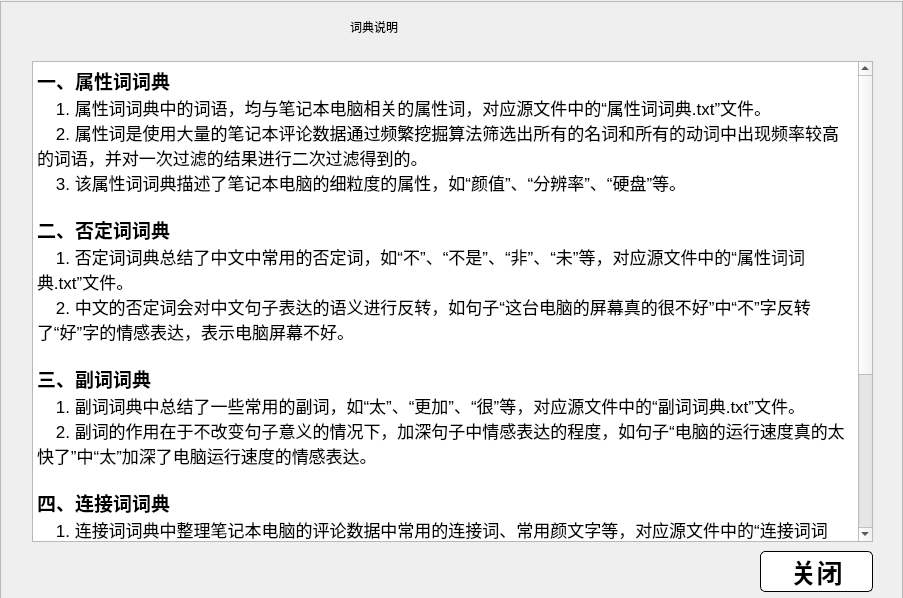
<?xml version="1.0" encoding="UTF-8"?>
<ui version="4.0">
 <class>Dialog</class>
 <widget class="QDialog" name="Dialog">
  <property name="geometry">
   <rect>
    <x>0</x>
    <y>0</y>
    <width>903</width>
    <height>598</height>
   </rect>
  </property>
  <property name="windowTitle">
   <string>Dialog</string>
  </property>
  <widget class="QFrame" name="frame">
   <property name="geometry">
    <rect>
     <x>0</x>
     <y>1</y>
     <width>903</width>
     <height>598</height>
    </rect>
   </property>
   <property name="styleSheet">
    <string notr="true">QLabel{
	
	font: 30pt &quot;Helvetica Neue&quot;;
}</string>
   </property>
   <property name="frameShape">
    <enum>QFrame::StyledPanel</enum>
   </property>
   <property name="frameShadow">
    <enum>QFrame::Raised</enum>
   </property>
   <widget class="QLabel" name="labelDict">
    <property name="geometry">
     <rect>
      <x>350</x>
      <y>0</y>
      <width>221</width>
      <height>51</height>
     </rect>
    </property>
    <property name="text">
     <string>词典说明</string>
    </property>
   </widget>
   <widget class="QTextBrowser" name="textBrowserDict">
    <property name="geometry">
     <rect>
      <x>32</x>
      <y>60</y>
      <width>841</width>
      <height>481</height>
     </rect>
    </property>
    <property name="html">
     <string>&lt;!DOCTYPE HTML PUBLIC &quot;-//W3C//DTD HTML 4.0//EN&quot; &quot;http://www.w3.org/TR/REC-html40/strict.dtd&quot;&gt;
&lt;html&gt;&lt;head&gt;&lt;meta name=&quot;qrichtext&quot; content=&quot;1&quot; /&gt;&lt;style type=&quot;text/css&quot;&gt;
p, li { white-space: pre-wrap; }
&lt;/style&gt;&lt;/head&gt;&lt;body style=&quot; font-family:'SimSun'; font-size:9pt; font-weight:400; font-style:normal;&quot;&gt;
&lt;p style=&quot; margin-top:0px; margin-bottom:0px; margin-left:0px; margin-right:0px; -qt-block-indent:0; text-indent:0px;&quot;&gt;&lt;span style=&quot; font-family:'.SF NS Text'; font-size:14pt; font-weight:600;&quot;&gt;一、属性词词典&lt;/span&gt;&lt;/p&gt;
&lt;p style=&quot; margin-top:0px; margin-bottom:0px; margin-left:0px; margin-right:0px; -qt-block-indent:0; text-indent:0px;&quot;&gt;&lt;span style=&quot; font-family:'.SF NS Text'; font-size:13pt;&quot;&gt;    1. 属性词词典中的词语，均与笔记本电脑相关的属性词，对应源文件中的“属性词词典.txt”文件。&lt;/span&gt;&lt;/p&gt;
&lt;p style=&quot; margin-top:0px; margin-bottom:0px; margin-left:0px; margin-right:0px; -qt-block-indent:0; text-indent:0px;&quot;&gt;&lt;span style=&quot; font-family:'.SF NS Text'; font-size:13pt;&quot;&gt;    2. 属性词是使用大量的笔记本评论数据通过频繁挖掘算法筛选出所有的名词和所有的动词中出现频率较高的词语，并对一次过滤的结果进行二次过滤得到的。&lt;/span&gt;&lt;/p&gt;
&lt;p style=&quot; margin-top:0px; margin-bottom:0px; margin-left:0px; margin-right:0px; -qt-block-indent:0; text-indent:0px;&quot;&gt;&lt;span style=&quot; font-family:'.SF NS Text'; font-size:13pt;&quot;&gt;    3. 该属性词词典描述了笔记本电脑的细粒度的属性，如“颜值”、“分辨率”、“硬盘”等。&lt;/span&gt;&lt;/p&gt;
&lt;p style=&quot; margin-top:0px; margin-bottom:0px; margin-left:0px; margin-right:0px; -qt-block-indent:0; text-indent:0px;&quot;&gt;&lt;span style=&quot; font-family:'.SF NS Text'; font-size:13pt;&quot;&gt;	&lt;/span&gt;&lt;/p&gt;
&lt;p style=&quot; margin-top:0px; margin-bottom:0px; margin-left:0px; margin-right:0px; -qt-block-indent:0; text-indent:0px;&quot;&gt;&lt;span style=&quot; font-family:'.SF NS Text'; font-size:14pt; font-weight:600;&quot;&gt;二、否定词词典&lt;/span&gt;&lt;/p&gt;
&lt;p style=&quot; margin-top:0px; margin-bottom:0px; margin-left:0px; margin-right:0px; -qt-block-indent:0; text-indent:0px;&quot;&gt;&lt;span style=&quot; font-family:'.SF NS Text'; font-size:13pt;&quot;&gt;    1. 否定词词典总结了中文中常用的否定词，如“不”、“不是”、“非”、“未”等，对应源文件中的“属性词词典.txt”文件。&lt;/span&gt;&lt;/p&gt;
&lt;p style=&quot; margin-top:0px; margin-bottom:0px; margin-left:0px; margin-right:0px; -qt-block-indent:0; text-indent:0px;&quot;&gt;&lt;span style=&quot; font-family:'.SF NS Text'; font-size:13pt;&quot;&gt;    2. 中文的否定词会对中文句子表达的语义进行反转，如句子“这台电脑的屏幕真的很不好”中“不”字反转了“好”字的情感表达，表示电脑屏幕不好。&lt;/span&gt;&lt;/p&gt;
&lt;p style=&quot;-qt-paragraph-type:empty; margin-top:0px; margin-bottom:0px; margin-left:0px; margin-right:0px; -qt-block-indent:0; text-indent:0px; font-family:'.SF NS Text'; font-size:13pt;&quot;&gt;&lt;br /&gt;&lt;/p&gt;
&lt;p style=&quot; margin-top:0px; margin-bottom:0px; margin-left:0px; margin-right:0px; -qt-block-indent:0; text-indent:0px;&quot;&gt;&lt;span style=&quot; font-family:'.SF NS Text'; font-size:14pt; font-weight:600;&quot;&gt;三、副词词典&lt;/span&gt;&lt;/p&gt;
&lt;p style=&quot; margin-top:0px; margin-bottom:0px; margin-left:0px; margin-right:0px; -qt-block-indent:0; text-indent:0px;&quot;&gt;&lt;span style=&quot; font-family:'.SF NS Text'; font-size:13pt;&quot;&gt;    1. 副词词典中总结了一些常用的副词，如“太”、“更加”、“很”等，对应源文件中的“副词词典.txt”文件。&lt;/span&gt;&lt;/p&gt;
&lt;p style=&quot; margin-top:0px; margin-bottom:0px; margin-left:0px; margin-right:0px; -qt-block-indent:0; text-indent:0px;&quot;&gt;&lt;span style=&quot; font-family:'.SF NS Text'; font-size:13pt;&quot;&gt;    2. 副词的作用在于不改变句子意义的情况下，加深句子中情感表达的程度，如句子“电脑的运行速度真的太快了”中“太”加深了电脑运行速度的情感表达。&lt;/span&gt;&lt;/p&gt;
&lt;p style=&quot;-qt-paragraph-type:empty; margin-top:0px; margin-bottom:0px; margin-left:0px; margin-right:0px; -qt-block-indent:0; text-indent:0px; font-family:'.SF NS Text'; font-size:13pt;&quot;&gt;&lt;br /&gt;&lt;/p&gt;
&lt;p style=&quot; margin-top:0px; margin-bottom:0px; margin-left:0px; margin-right:0px; -qt-block-indent:0; text-indent:0px;&quot;&gt;&lt;span style=&quot; font-family:'.SF NS Text'; font-size:14pt; font-weight:600;&quot;&gt;四、连接词词典&lt;/span&gt;&lt;/p&gt;
&lt;p style=&quot; margin-top:0px; margin-bottom:0px; margin-left:0px; margin-right:0px; -qt-block-indent:0; text-indent:0px;&quot;&gt;&lt;span style=&quot; font-family:'.SF NS Text'; font-size:13pt;&quot;&gt;    1. 连接词词典中整理笔记本电脑的评论数据中常用的连接词、常用颜文字等，对应源文件中的“连接词词典.txt”文件。&lt;/span&gt;&lt;/p&gt;
&lt;p style=&quot; margin-top:0px; margin-bottom:0px; margin-left:0px; margin-right:0px; -qt-block-indent:0; text-indent:0px;&quot;&gt;&lt;span style=&quot; font-family:'.SF NS Text'; font-size:13pt;&quot;&gt;    2. 连接词的目的是去掉评论文本中无意义的词语，而为了能够在去停用词时过滤掉颜文字，在连接词中还加入了常用的38个颜文字，为了使这些颜文字在中文分词的过程中被正确分开，&lt;/span&gt;&lt;/p&gt;
&lt;p style=&quot;-qt-paragraph-type:empty; margin-top:0px; margin-bottom:0px; margin-left:0px; margin-right:0px; -qt-block-indent:0; text-indent:0px; font-family:'.SF NS Text'; font-size:13pt;&quot;&gt;&lt;br /&gt;&lt;/p&gt;
&lt;p style=&quot; margin-top:0px; margin-bottom:0px; margin-left:0px; margin-right:0px; -qt-block-indent:0; text-indent:0px;&quot;&gt;&lt;span style=&quot; font-family:'.SF NS Text'; font-size:14pt; font-weight:600;&quot;&gt;五、停用词词典&lt;/span&gt;&lt;/p&gt;
&lt;p style=&quot; margin-top:0px; margin-bottom:0px; margin-left:0px; margin-right:0px; -qt-block-indent:0; text-indent:0px;&quot;&gt;&lt;span style=&quot; font-family:'.SF NS Text'; font-size:13pt;&quot;&gt;    1. 停用词词典中整理了生活中常用的语气词、介词、HTML中一些无用符号等，对应源文件中的“停用词词典.txt”文件。&lt;/span&gt;&lt;/p&gt;
&lt;p style=&quot; margin-top:0px; margin-bottom:0px; margin-left:0px; margin-right:0px; -qt-block-indent:0; text-indent:0px;&quot;&gt;&lt;span style=&quot; font-family:'.SF NS Text'; font-size:13pt;&quot;&gt;    2. 停用词的目的是为了去掉评论文本中的无用词语，减少噪音，提高结果的准确率。&lt;/span&gt;&lt;/p&gt;
&lt;p style=&quot;-qt-paragraph-type:empty; margin-top:0px; margin-bottom:0px; margin-left:0px; margin-right:0px; -qt-block-indent:0; text-indent:0px; font-family:'.SF NS Text'; font-size:13pt;&quot;&gt;&lt;br /&gt;&lt;/p&gt;
&lt;p style=&quot;-qt-paragraph-type:empty; margin-top:0px; margin-bottom:0px; margin-left:0px; margin-right:0px; -qt-block-indent:0; text-indent:0px; font-family:'.SF NS Text'; font-size:13pt;&quot;&gt;&lt;br /&gt;&lt;/p&gt;&lt;/body&gt;&lt;/html&gt;</string>
    </property>
   </widget>
   <widget class="QPushButton" name="pushButtonDict">
    <property name="geometry">
     <rect>
      <x>760</x>
      <y>550</y>
      <width>113</width>
      <height>41</height>
     </rect>
    </property>
    <property name="styleSheet">
     <string notr="true">QPushButton {
	background: #FFF;
	border: 1px solid;
	border-radius: 5px;
	font-size: 26px;
	font-weight: bold;
	font-family: &quot;KaiTi&quot;;
}
QPushButton:hover {
	background: rgb(209, 209, 209);
}
QPushButton:pressed {
	background: rgb(200, 200, 200);
}</string>
    </property>
    <property name="text">
     <string>关闭</string>
    </property>
   </widget>
  </widget>
 </widget>
 <resources/>
 <connections/>
</ui>
